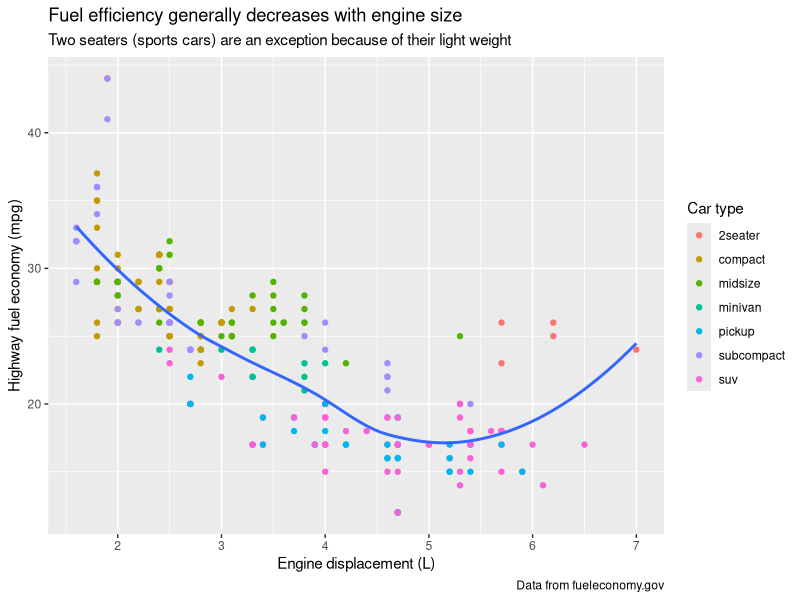
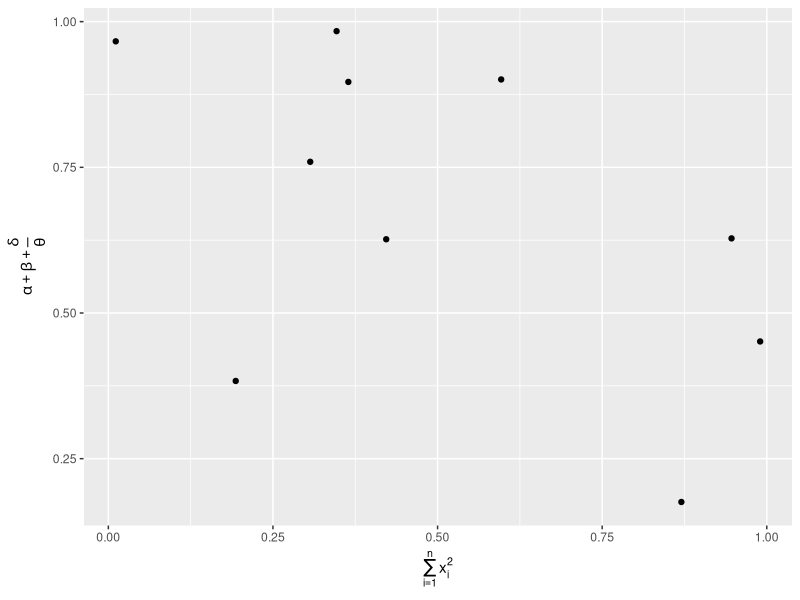
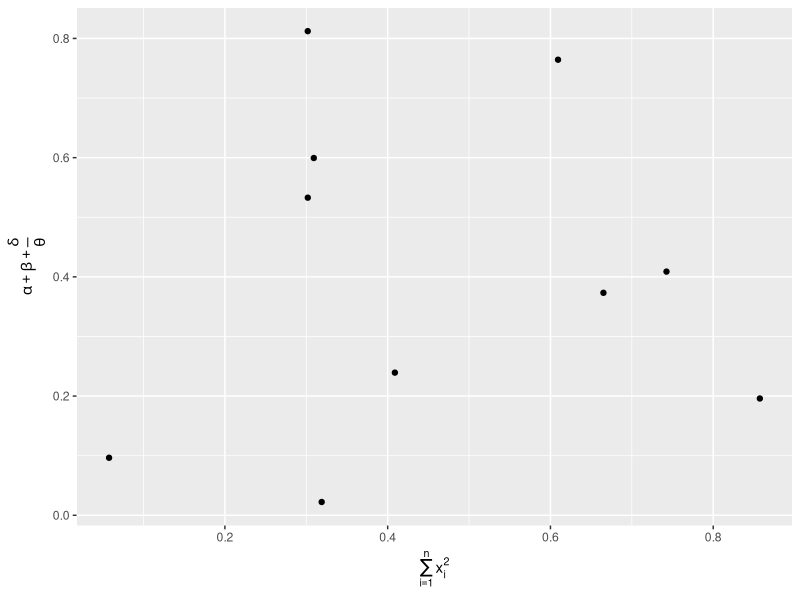
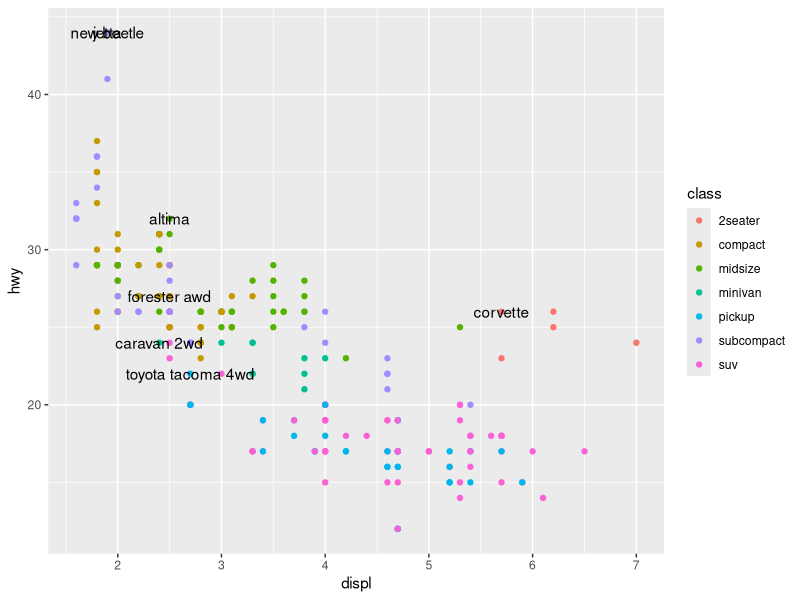
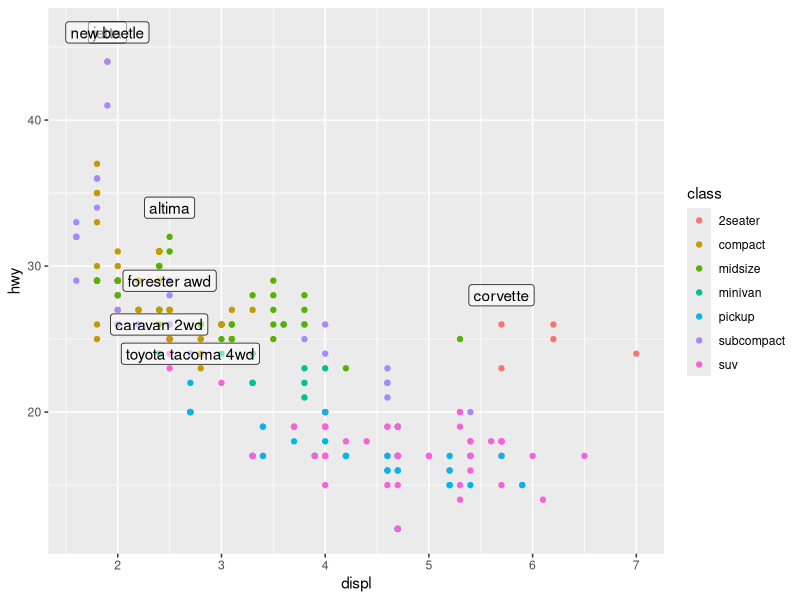
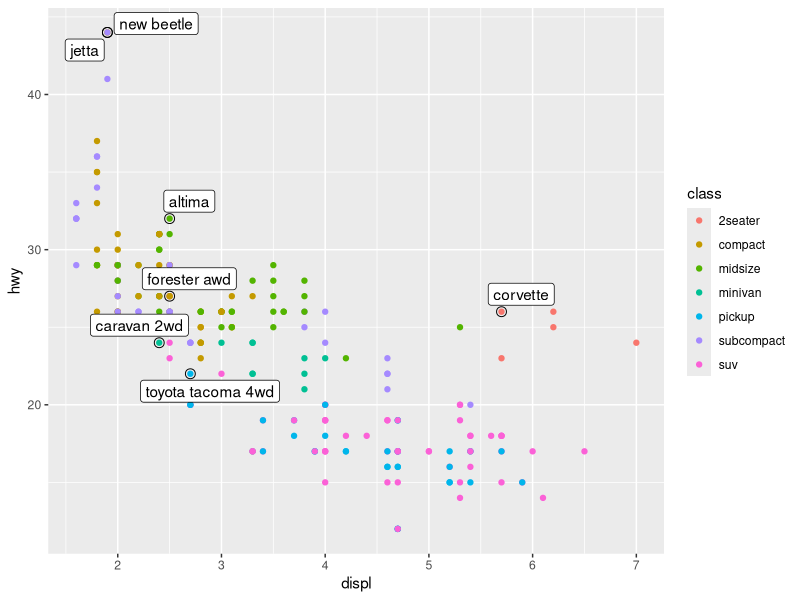
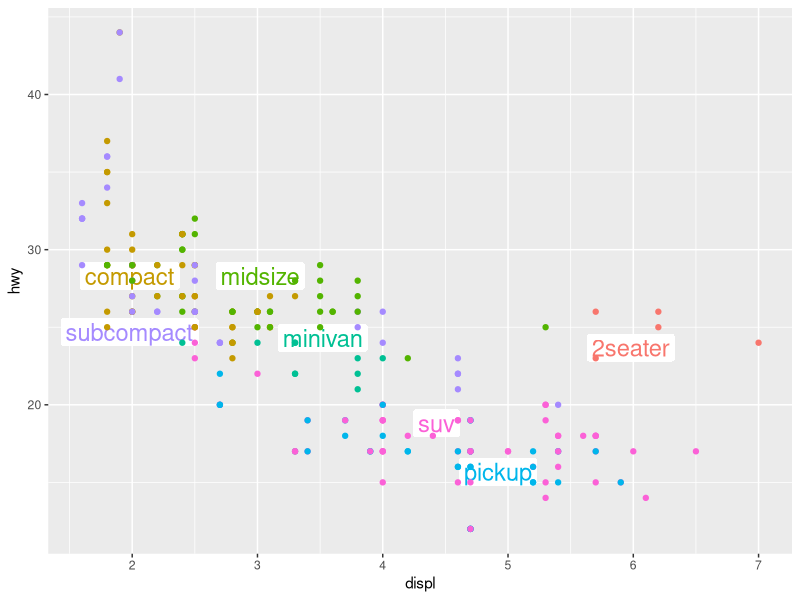
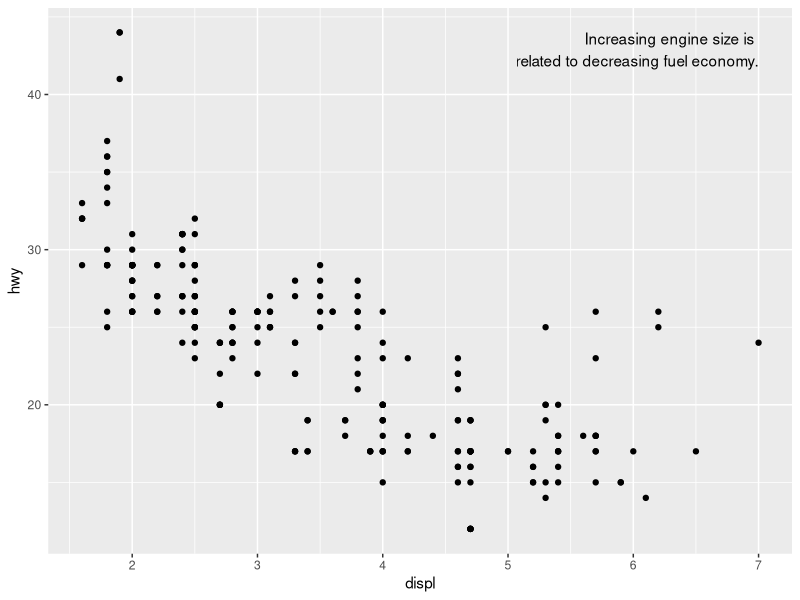

Write R code to recreate these figures, in order.
# Chapter 28 Graphics for Communication
# Initial: 4 December 2018
# Revision: 4 December 2018
# Ray Nelson

# Libraries
library(tidyverse)
library(ggrepel)
library(viridis)
library(gridExtra)
library(RColorBrewer)

# 28.2 Label -------------------------------------------------------------------

mpg %>% ggplot(aes(displ, hwy)) +
  geom_point(aes(color = class)) +
  geom_smooth(se = FALSE) +
  labs(
    title = "Fuel efficiency generally decreases with engine size",
    subtitle = "Two seaters (sports cars) are an exception because of their light weight",
    caption = "Data from fueleconomy.gov",
    x = "Engine displacement (L)",
    y = "Highway fuel economy (mpg)", 
    color = "Car type"
    )

df <- tibble(
  x = runif(10),
  y = runif(10)
)

df %>% ggplot(aes(x, y)) +
  geom_point() +
  labs(
    x = quote(sum(x[i] ^ 2, i == 1, n)),
    y = quote(alpha + beta + frac(delta, theta))
  )

## Mathematical equations in labs()

df <- tibble(
  x = runif(10),
  y = runif(10)
)

df %>% ggplot(aes(x, y)) +
  geom_point() +
  labs(
    x = quote(sum(x[i] ^ 2, i == 1, n)),
    y = quote(alpha + beta + frac(delta, theta))
  )

# 28.3 Annotations -------------------------------------------------------------

## Best MPG in each car class

(best_in_class <- mpg %>%
  group_by(class) %>%
  filter(row_number(desc(hwy)) == 1)
)

## Scatterplot using geom_text

mpg %>% ggplot(aes(displ, hwy)) +
  geom_point(aes(colour = class)) +
  geom_text(aes(label = model), data = best_in_class)

# Scatterplot using geom_label

mpg %>% ggplot(aes(displ, hwy)) +
  geom_point(aes(colour = class)) +
  geom_label(aes(label = model), data = best_in_class, nudge_y = 2, alpha = 0.5)

# Scaterplot using geom_label_repel

mpg %>% ggplot(aes(displ, hwy)) +
  geom_point(aes(colour = class)) +
  geom_point(size = 3, shape = 1, data = best_in_class) +
  ggrepel::geom_label_repel(aes(label = model), data = best_in_class)

# Annotion on the graph rather than in the legend

(class_avg <- mpg %>%
    group_by(class) %>%
    summarise(
      displ = median(displ),
      hwy = median(hwy)
    )
)

mpg %>% ggplot(aes(displ, hwy, colour = class)) +
  ggrepel::geom_label_repel(aes(label = class),
                            data = class_avg,
                            size = 6,
                            label.size = 0,
                            segment.color = NA
  ) +
  geom_point() +
  theme(legend.position = "none")

# Annotation in the upper right corner
(label <- mpg %>%
  summarise(
    displ = max(displ),
    hwy = max(hwy),
    label = "Increasing engine size is \nrelated to decreasing fuel economy."
  )
)

mpg %>% ggplot(aes(displ, hwy)) +
  geom_point() +
  geom_text(aes(label = label), data = label, vjust = "top", hjust = "right")

# Annotation in the extreme upper right corner

(label <- tibble(
  displ = Inf,
  hwy = Inf,
  label = "Increasing engine size is \nrelated to decreasing fuel economy."
  )
)

mpg %>% ggplot(aes(displ, hwy)) +
  geom_point() +
  geom_text(aes(label = label), data = label, vjust = "top", hjust = "right")


# Positioning

"Increasing engine size is related to decreasing fuel economy." %>%
  stringr::str_wrap(width = 40) %>%
  writeLines()

# Wrapping lines

(label <- tibble(
  displ = Inf,
  hwy = Inf,
  label = "Increasing engine size is related to decreasing fuel economy." %>%
    stringr::str_wrap(width = 40)
)
)

mpg %>% ggplot(aes(displ, hwy)) +
  geom_point() +
  geom_text(aes(label = label), data = label, vjust = "top", hjust = "right")

# 28.4 Scales ------------------------------------------------------------------

mpg %>% ggplot(aes(displ, hwy)) +
  geom_point(aes(colour = class))

mpg %>% ggplot(aes(displ, hwy)) +
  geom_point(aes(colour = class)) +
  scale_x_continuous() +
  scale_y_continuous() +
  scale_colour_discrete()

# 28.4.1 Axis ticks and legend keys

mpg %>% ggplot(aes(displ, hwy)) +
  geom_point() +
  scale_y_continuous(breaks = seq(15, 40, by = 5))

## No labels on axes

mpg %>% ggplot(aes(displ, hwy)) +
  geom_point() +
  scale_x_continuous(labels = NULL) +
  scale_y_continuous(labels = NULL)

## 

presidential %>%
  mutate(id = 33 + row_number()) %>%
  ggplot(aes(start, id, color = party)) +
    geom_point() +
    geom_segment(aes(xend = end, yend = id)) +
    scale_x_date(NULL, breaks = presidential$start, date_labels = "'%y") +
    scale_y_continuous(breaks = seq(33, 44, 1)) +
    labs(
      title = "Term of Office",
      subtitle = "Presidents Eisenhower Through Obama",
      y = "Administration Number\n",
      x = "",
      color = "Political Party"
    )

# 28.4.2 Legend layout

base <- mpg %>% ggplot(aes(displ, hwy)) +
  geom_point(aes(colour = class))

base + theme(legend.position = "left")
base + theme(legend.position = "top")
base + theme(legend.position = "bottom")
base + theme(legend.position = "right") # the default

mpg %>% ggplot(aes(displ, hwy)) +
  geom_point(aes(colour = class)) +
  geom_smooth(se = FALSE) +
  theme(legend.position = "bottom") +
  guides(colour = guide_legend(nrow = 1, override.aes = list(size = 4)))
#> `geom_smooth()` using method = 'loess' and formula 'y ~ x'

## 28.4.3 Replacing a scale

### Two alternatives for scaling

diamonds %>% ggplot(aes(carat, price)) +
  geom_bin2d()

diamonds %>% ggplot(aes(log10(carat), log10(price))) +
  geom_bin2d()

diamonds %>% ggplot(aes(carat, price)) +
  geom_bin2d() + 
  scale_x_log10() + 
  scale_y_log10()

### Colors for those challenged by color schemes

default_colors <- mpg %>% ggplot(aes(displ, hwy)) +
  geom_point(aes(color = drv))

friendly_colors <- ggplot(mpg, aes(displ, hwy)) +
  geom_point(aes(color = drv)) +
  scale_colour_brewer(palette = "Set1")

grid.arrange(default_colors, friendly_colors, nrow = 1)

### Combination of shape and color

ggplot(mpg, aes(displ, hwy)) +
  geom_point(aes(color = drv, shape = drv)) +
  scale_colour_brewer(palette = "Set1")

### Presidential graph with colors by party

presidential %>%
  mutate(id = 33 + row_number()) %>%
  ggplot(aes(start, id, color = party)) +
  geom_point() +
  geom_segment(aes(xend = end, yend = id)) +
  scale_x_date(NULL, breaks = presidential$start, date_labels = "'%y") +
  scale_y_continuous(breaks = seq(33, 44, 1)) +
  scale_color_manual(values = c(Republican = "red", Democratic = "blue"))
  labs(
    title = "Term of Office",
    subtitle = "Presidents Eisenhower Through Obama",
    y = "Administration Number\n",
    x = "",
    color = "Political Party"
  )
  
### Viridis Colors
df <- tibble(
  x = rnorm(10000),
  y = rnorm(10000)
)
  
default_colors <- df %>%  ggplot(aes(x, y)) +
    geom_hex() +
    coord_fixed()
  
viridis_colors <- df %>% ggplot(aes(x, y)) +
    geom_hex() +
    viridis::scale_fill_viridis() +
    coord_fixed() 

grid.arrange(default_colors, viridis_colors, nrow = 1)
  
# 28.5 Zooming -----------------------------------------------------------------

mpg %>% ggplot(aes(displ, hwy)) +
  geom_point(aes(color = class)) +
  geom_smooth()

mpg %>% ggplot(mapping = aes(displ, hwy)) +
  geom_point(aes(color = class)) +
  geom_smooth() +
  coord_cartesian(xlim = c(5, 7), ylim = c(10, 30))

mpg %>%
  filter(displ >= 5, displ <= 7, hwy >= 10, hwy <= 30) %>%
  ggplot(aes(displ, hwy)) +
    geom_point(aes(color = class)) +
    geom_smooth()

suv <- mpg %>% filter(class == "suv")
compact <- mpg %>% filter(class == "compact")

suv %>% ggplot(aes(displ, hwy, colour = drv)) +
  geom_point()

compact %>% ggplot(aes(displ, hwy, colour = drv)) +
  geom_point()

### Homogeneous scales over multiple graphs

x_scale <- scale_x_continuous(limits = range(mpg$displ))
y_scale <- scale_y_continuous(limits = range(mpg$hwy))
col_scale <- scale_colour_discrete(limits = unique(mpg$drv))

suv_plot <- suv %>% ggplot(aes(displ, hwy, colour = drv)) +
  geom_point() +
  x_scale +
  y_scale +
  col_scale

compact_plot <- compact %>% ggplot(aes(displ, hwy, colour = drv)) +
  geom_point() +
  x_scale +
  y_scale +
  col_scale

grid.arrange(suv_plot, compact_plot, nrow = 1)

# 28.6 Themes ------------------------------------------------------------------

mpg %>% ggplot(aes(displ, hwy)) +
  geom_point(aes(color = class)) +
  geom_smooth(se = FALSE) +
  theme_gray() +
  labs(
    title = "Default Gray"
  )

mpg %>% ggplot(aes(displ, hwy)) +
  geom_point(aes(color = class)) +
  geom_smooth(se = FALSE) +
  theme_bw() +
  labs(
    title = "Black and White"
  )

mpg %>% ggplot(aes(displ, hwy)) +
  geom_point(aes(color = class)) +
  geom_smooth(se = FALSE) +
  theme_classic() +
  labs(
    title = "Classic"
  )

mpg %>% ggplot(aes(displ, hwy)) +
  geom_point(aes(color = class)) +
  geom_smooth(se = FALSE) +
  theme_dark() +
  labs(
    title = "Dark"
  )

mpg %>% ggplot(aes(displ, hwy)) +
  geom_point(aes(color = class)) +
  geom_smooth(se = FALSE) +
  theme_light() +
  labs(
    title = "Light"
  )

mpg %>% ggplot(aes(displ, hwy)) +
  geom_point(aes(color = class)) +
  geom_smooth(se = FALSE) +
  theme_linedraw() +
  labs(
    title = "LineDraw"
  )

mpg %>% ggplot(aes(displ, hwy)) +
  geom_point(aes(color = class)) +
  geom_smooth(se = FALSE) +
  theme_minimal() +
  labs(
    title = "Minimal"
  )

mpg %>% ggplot(aes(displ, hwy)) +
  geom_point(aes(color = class)) +
  geom_smooth(se = FALSE) +
  theme_void() +
  labs(
    title = "Void"
  )

# 28.7 Saving your plots -------------------------------------------------------

mpg %>% ggplot(aes(displ, hwy)) +
  geom_point()

ggsave("my-plot.pdf")
